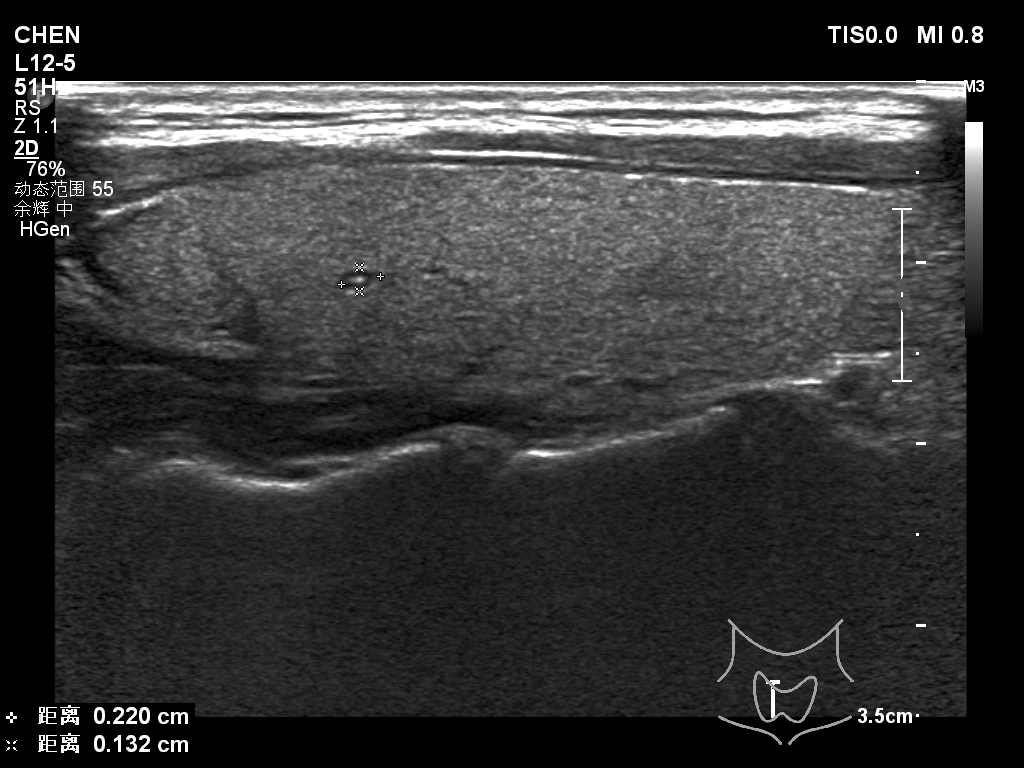
#> input picture hw/data-beforeSeg/107.png, 1024 x 768 px, found by its file name; its folder holds only this picture in this run
$ python grow.py
#> lines starting #> are read from the running program, lines starting #| are printed output that depends on the picture; after the words box and inside, x2 and y2 are one past the last pixel; in counts of white or black regions, pixels touching at a corner belong together
import cv2
import numpy as np
import os

IMAGE_SIZE = (1024, 768)

REGION_SIZE = 10
HALF_REGION_SIZE = REGION_SIZE // 2

# 预处理：中值滤波去噪
MEDIAN_KERNEL_SIZE = 5
# 后处理:除小区域，并平滑分割边界。
MORPH_KERNEL_SIZE = (20, 20)
BLUR_KERNEL_SIZE = (20, 20)
POST_THRESHOLD = 50

# 区域增长：共生矩阵相似度
REGION_SIMILARITY_THRESHOLD = 0.70
# 区域增长：区域灰度差
GRAY_DIFF_THRESHOLD = 11.5

class Growth:
    @staticmethod
    def preprocess(img):
        blur = cv2.medianBlur(img, MEDIAN_KERNEL_SIZE)
        return blur

    @staticmethod
    def postprocess(img):
        kernel = cv2.getStructuringElement(cv2.MORPH_ELLIPSE, MORPH_KERNEL_SIZE)
        img = cv2.morphologyEx(img, cv2.MORPH_CLOSE, kernel)
        img = cv2.blur(img, BLUR_KERNEL_SIZE, borderType=cv2.BORDER_REPLICATE)
        img = cv2.threshold(img, POST_THRESHOLD, 255, cv2.THRESH_BINARY)[1]
        return img

    @staticmethod
    def in_range(x, y):
        return 0 <= x < IMAGE_SIZE[0] and 0 <= y < IMAGE_SIZE[1]

    # [47 lines left out: functions calc_gray, calc_dist_pixel, traverse_adjacent_pixel, not called in this run]

    def region_grow(self, img, seeds):
        result = np.zeros_like(img)
        for seed in seeds:
            marks = [seed]
            gray = [np.mean(img[seed[1]-REGION_SIZE:seed[1]+REGION_SIZE+1,
                                 seed[0]-REGION_SIZE:seed[0]+REGION_SIZE+1])]
            new_img = np.zeros_like(img)
            cv2.rectangle(new_img, (seed[0] - HALF_REGION_SIZE, seed[1] - HALF_REGION_SIZE),
                          (seed[0] + HALF_REGION_SIZE, seed[1] + HALF_REGION_SIZE), 255, -1)
            while len(marks) > 0:
                marker = marks.pop()
                new_img, new_marks = Growth.traverse_adjacent_pixel(img, new_img, gray, marker[0], marker[1])
                marks.extend(new_marks)
            result = cv2.bitwise_or(result, new_img)
        return result


    def grow(self, seeds, img_path, out_path):
        origin_img = cv2.imread(img_path)
        origin_img = cv2.cvtColor(origin_img, cv2.COLOR_BGR2GRAY)
        img = self.preprocess(origin_img)
        img = self.region_grow(img, seeds)
        mask = self.postprocess(img)
        mask = cv2.bitwise_and(origin_img, mask)
        cv2.imwrite(out_path, mask)


# 定义鼠标监听事件和回调函数
class MouseEventHandler:
    def __init__(self):
        self.seeds = []
        self.img_path = ""
        self.out_path = ""
        self.growth = Growth()

    # [5 lines left out: function draw_seed, not called in this run]

    def segment_image(self, img_path, out_path):
#> called with img_path = 'hw/data-beforeSeg/107.png', out_path = 'hw/data-afterSeg-grow/107.png'
        self.seeds = []
        self.img_path = img_path
        self.out_path = out_path

        img = cv2.imread(img_path)
#> img is the input picture: shape (768, 1024, 3); min 0, max 255, mean 52.4
        img = cv2.resize(img, IMAGE_SIZE)

        cv2.namedWindow("Segmentation")
        cv2.setMouseCallback("Segmentation", self.draw_seed, img)

        while True:
            cv2.imshow("Segmentation", img)
            key = cv2.waitKey(1) & 0xFF
#> (key q is pressed here)

            if key == ord("q"):
                break
            if key == ord("w"):
                return 1

        cv2.destroyAllWindows()

        self.growth.grow(self.seeds, self.img_path, self.out_path)
#> after the loop in region_grow, `for seed in seeds:`: result: shape (768, 1024); every value is 0
#> in postprocess, `kernel = cv2.getStructuringElement(cv2.MORPH_ELLIPSE, MORPH_KERNEL_SIZE)`:
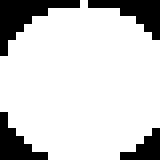
#> kernel: shape (20, 20) (shown 8 times larger); values 0 (black) and 1 (white), 81.2% white; 4 black regions (2 under 20 px), largest, box (x1, y1, x2, y2) and area: (0, 0, 10, 7) 27, (11, 0, 20, 5) 20
        return 0


if __name__ == "__main__":
    mouse_handler = MouseEventHandler()
    input_folder = 'hw/data-beforeSeg'
    output_folder = 'hw/data-afterSeg-grow'
    for filename in os.listdir(input_folder):
    # filename = '55.png'
    # filename = '219.png'
        input_path = os.path.join(input_folder, filename)
        output_path = os.path.join(output_folder, filename)
        if mouse_handler.segment_image(input_path, output_path) == 1:
            break
